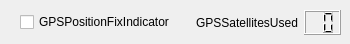
      <widget class="QWidget" name="tab_8">
       <attribute name="title">
        <string>GPS status</string>
       </attribute>
       <widget class="QWidget" name="layoutWidget">
        <property name="geometry">
         <rect>
          <x>20</x>
          <y>10</y>
          <width>321</width>
          <height>25</height>
         </rect>
        </property>
        <layout class="QHBoxLayout" name="horizontalLayout_15">
         <item>
          <widget class="QCheckBox" name="checkBoxFastPositionFix">
           <property name="text">
            <string>GPSPositionFixIndicator</string>
           </property>
           <property name="checkable">
            <bool>true</bool>
           </property>
          </widget>
         </item>
         <item>
          <spacer name="horizontalSpacer_7">
           <property name="orientation">
            <enum>Qt::Horizontal</enum>
           </property>
           <property name="sizeHint" stdset="0">
            <size>
             <width>40</width>
             <height>20</height>
            </size>
           </property>
          </spacer>
         </item>
         <item>
          <widget class="QLabel" name="label_133">
           <property name="text">
            <string>GPSSatellitesUsed</string>
           </property>
          </widget>
         </item>
         <item>
          <widget class="QLCDNumber" name="lcdGPSFastSatelitesUsed">
           <property name="digitCount">
            <number>2</number>
           </property>
          </widget>
         </item>
        </layout>
       </widget>
      </widget>
